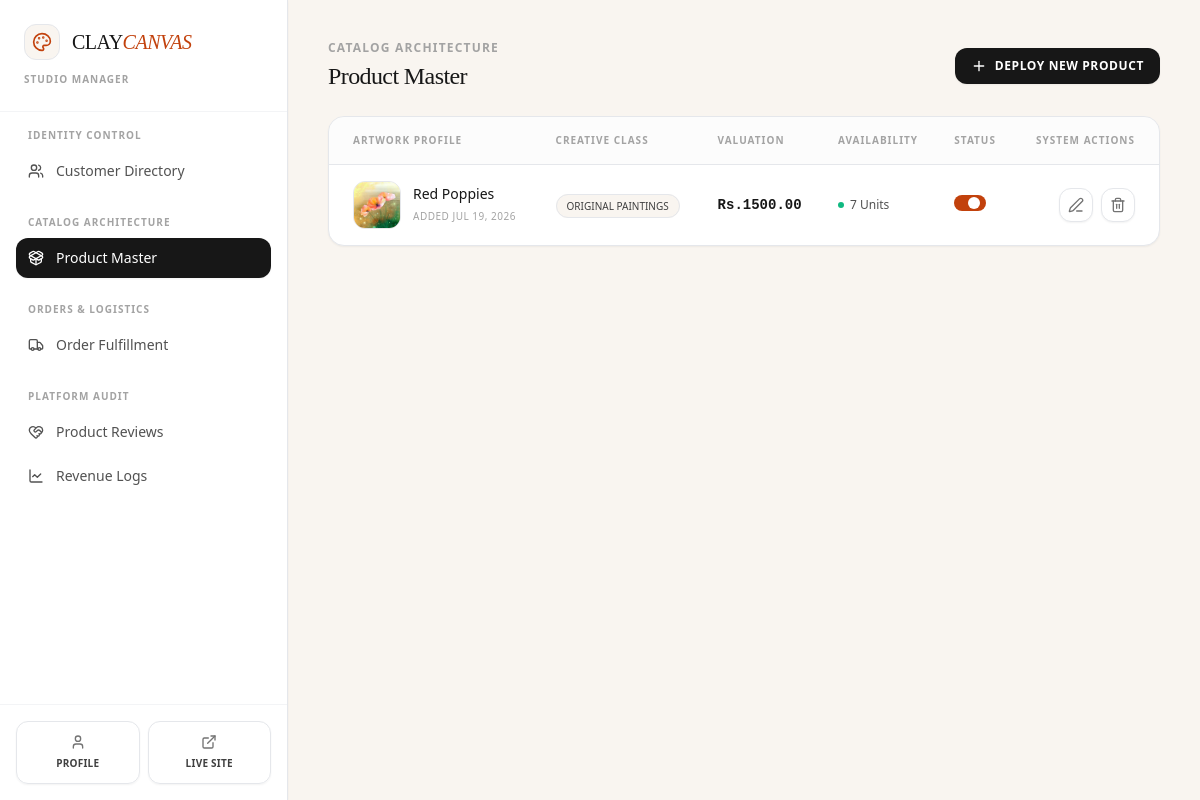
Page /dashboard/admin/?section=product-management (signed in) on the earlier database version.
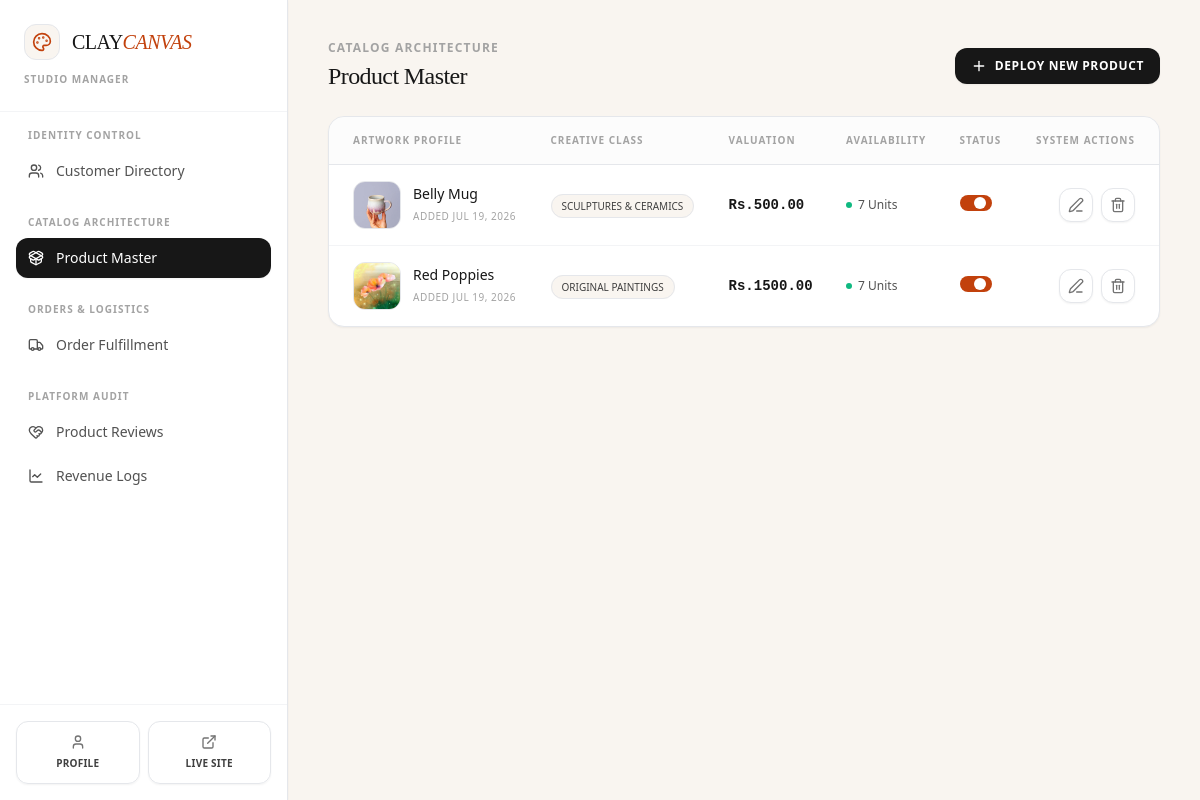
Same page on the later database version.
### cc_app/models.py (models this page shows, shortened)
class Product(models.Model):
    class Category(models.TextChoices):
        PAINTINGS = 'paintings', 'Original Paintings'
        POTTERY = 'pottery', 'Handmade Pottery'
        CERAMICS = 'ceramics', 'Sculptures & Ceramics'
        PRINTS = 'prints', 'Canvas & Fine Art Prints'
        ACCESSORIES = 'accessories', 'Art Supplies & Displays'
    name = models.CharField(max_length=255)
    category = models.CharField(max_length=30, choices=Category.choices)
    description = models.TextField(help_text="Detailed description of the artwork, dimensions, and materials used.")
    price = models.DecimalField(max_digits=10, decimal_places=2)
    stock = models.PositiveIntegerField(default=1, help_text="Set to 1 for unique, original one-off masterworks.")
    product_image = models.ImageField(upload_to='images/products/')
    is_active = models.BooleanField(default=True)
    created_at = models.DateTimeField(auto_now_add=True)

### cc_app/views/dashboard.py (the view)
# urls.py: path('dashboard/admin/', admin_dashboard_view, name='admin_dashboard'),
@login_required
def admin_dashboard_view(request):
    if not request.user.is_staff:
        messages.error(request, "You do not have permission to access the admin dashboard.")
        return redirect('/')
    section = request.GET.get('section', 'customer-management')
    context = {
        'section': section,
    }
    if section == 'customer-management':
        context['customers'] = User.objects.filter(is_staff=False).order_by('-date_joined')
    elif section == 'product-management':
        context['products'] = Product.objects.all().order_by('-created_at')
    elif section == 'order-fulfillment':
        context['orders'] = None
    elif section == 'product-reviews':
        context['reviews'] = None
    elif section == 'revenue-logs':
        context['revenue_logs'] = None
    return render(request,'dashboard/admin_dashboard.html', context)

### cc_app/templates/dashboard/admin_dashboard.html (shortened to what the changed rows need)
<!DOCTYPE html>
<html lang="en">
<head>
    {% load static %}
    <link href="{% static 'css/styles.css' %}" rel="stylesheet" />
</head>
<body class="bg-[#f9f5f0] flex min-h-screen overflow-hidden text-neutral-900">
    <aside class="w-72 bg-white flex flex-col shadow-sm relative z-30 border-r border-gray-200">
        <div class="p-6 border-b border-gray-100">
            <div class="flex items-center gap-3">
                <h1 class="text-xl font-serif font-normal tracking-tight text-neutral-900">
                    CLAY<span class="text-orange-700 italic font-light">CANVAS</span>
                </h1>
            </div>
        </div>
    </aside>
    <main class="flex-grow flex flex-col h-screen overflow-y-auto bg-[#f9f5f0] p-6 lg:p-10">
        <div class="max-w-7xl w-full mx-auto">
            {% if section == 'customer-management' or not section %}
                {% include 'dashboard/admin/_customer_management.html' %}
            {% elif section == 'product-management' %}
                {% include 'dashboard/admin/_product_management.html' %}
            {% elif section == 'order-fulfillment' %}
                {% include 'dashboard/admin/_order_fulfillment.html' %}
            {% elif section == 'product-reviews' %}
                {% include 'dashboard/admin/_product_reviews.html' %}
            {% elif section == 'revenue-logs' %}
                {% include 'dashboard/admin/_revenue_logs.html' %}
            {% endif %}
        </div>
    </main>
</body>
</html>

### cc_app/templates/dashboard/admin/_product_management.html (shortened to what the changed rows need)
<div class="space-y-6">
    <div class="flex flex-col sm:flex-row sm:items-center justify-between gap-4">
        <div>
            <h2 class="text-xs font-bold uppercase tracking-widest text-neutral-400 mb-1">Catalog Architecture</h2>
            <h1 class="text-2xl font-serif font-normal text-neutral-900 tracking-tight">Product Master</h1>
        </div>
    </div>
    {% if products %}
    <div class="bg-white border border-gray-200 rounded-2xl shadow-sm overflow-hidden">
        <div class="overflow-x-auto">
            <table class="w-full text-left border-collapse">
                <thead>
                    <tr class="border-b border-gray-200 text-[10px] font-bold uppercase tracking-widest text-neutral-400 bg-neutral-50/50">
                        <th class="p-4 pl-6">Artwork Profile</th>
                        <th class="p-4">Creative Class</th>
                        <th class="p-4">Valuation</th>
                        <th class="p-4">Availability</th>
                        <th class="p-4">Status</th>
                        <th class="p-4 pr-6 text-right">System Actions</th>
                    </tr>
                </thead>
                <tbody class="divide-y divide-gray-100 text-sm text-neutral-700">
                    {% for product in products %}
                        <tr class="hover:bg-neutral-50/50 transition-colors">
                            <td class="p-4 pl-6 flex items-center gap-3">
                                <div class="w-12 h-12 rounded-xl bg-[#f9f5f0] border border-gray-200 overflow-hidden flex items-center justify-center text-neutral-400 shrink-0">
                                    {% if product.product_image %}
                                        <img src="{{ product.product_image.url }}" alt="{{ product.name }}" class="w-full h-full object-cover">
                                    {% else %}
                                        <i data-lucide="image" class="w-5 h-5 text-neutral-400"></i>
                                    {% endif %}
                                </div>
                                <div>
                                    <span class="text-neutral-900 block font-medium">{{ product.name }}</span>
                                    <span class="text-[10px] text-neutral-400 block tracking-wider uppercase mt-0.5">Added {{ product.created_at|date:"M d, Y" }}</span>
                                </div>
                            </td>
                            <td class="p-4">
                                <span class="bg-[#f9f5f0] text-neutral-700 border border-gray-200 text-[10px] font-medium uppercase px-2.5 py-1 rounded-full">
                                    {{ product.get_category_display }}
                                </span>
                            </td>
                            <td class="p-4 font-mono text-sm font-semibold text-neutral-900">Rs.{{ product.price|floatformat:2 }}</td>
                            <td class="p-4">
                                <div class="flex items-center gap-1.5 text-xs">
                                    <span class="w-1.5 h-1.5 rounded-full {% if product.stock > 0 %}bg-emerald-500{% else %}bg-rose-500{% endif %}"></span>
                                    <span class="text-neutral-600 font-medium">
                                        {% if product.stock == 1 and product.category == 'paintings' or product.category == 'pottery' %}
                                            Original Masterwork
                                        {% else %}
                                            {{ product.stock }} Units
                                        {% endif %}
                                    </span>
                                </div>
                            </td>
                            <td class="p-4">
                                <label class="relative inline-flex items-center cursor-pointer select-none">
                                    <div class="w-8 h-4 bg-gray-200 peer-focus:outline-none rounded-full peer peer-checked:after:translate-x-full peer-checked:after:border-white after:content-[''] after:absolute after:top-[2px] after:left-[2px] after:bg-white after:rounded-full after:h-3 after:w-3 after:transition-all peer-checked:bg-orange-700"></div>
                                </label>
                            </td>
                            <td class="p-4 pr-6 text-right">
                                <div class="flex items-center justify-end gap-2">
                                    <a href="/products/edit/{{ product.id }}/" class="p-2 bg-white hover:bg-neutral-50 text-neutral-500 hover:text-neutral-900 rounded-xl border border-gray-200 transition-colors shadow-sm" title="Edit Masterwork">
                                        <i data-lucide="edit-3" class="w-4 h-4"></i>
                                    </a>
                                    <a href="/products/delete/{{ product.id }}/" class="p-2 bg-white hover:bg-rose-50 text-neutral-500 hover:text-rose-700 rounded-xl border border-gray-200 hover:border-rose-200 transition-colors shadow-sm" title="Decommission Architecture">
                                        <i data-lucide="trash-2" class="w-4 h-4"></i>
                                    </a>
                                </div>
                            </td>
                        </tr>
                    {% endfor %}
                </tbody>
            </table>
        </div>
    </div>
    {% endif %}
</div>

Differences in the rows shown:
added Product: product_image (picture), name "Belly Mug", created_at "JUL 19, 2026", category "SCULPTURES & CERAMICS", price "500.00", stock "7"
